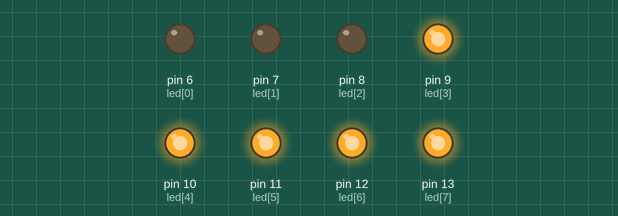
This sketch was run on a simulated Arduino Uno, built with avr-gcc and run on an emulated ATmega328P. On the bench: output pins drawn as LEDs (lit = HIGH).

Above: at 0.5 s.
At 1.5 s:
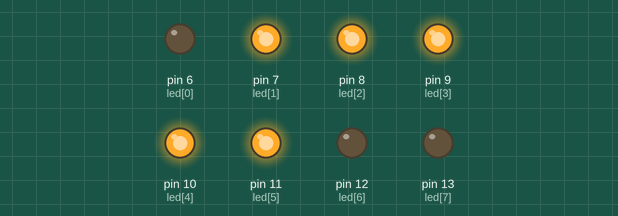
At 2.5 s:
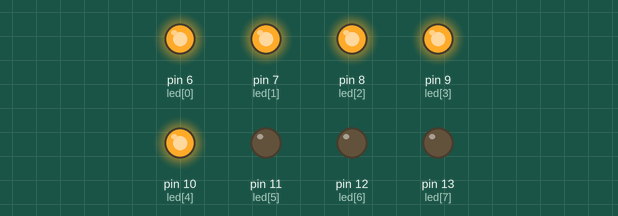
At 3.5 s:
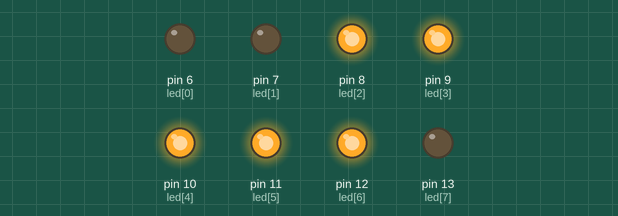
Timing chart, 0 to 5.2 s (numbered marks = the images above):
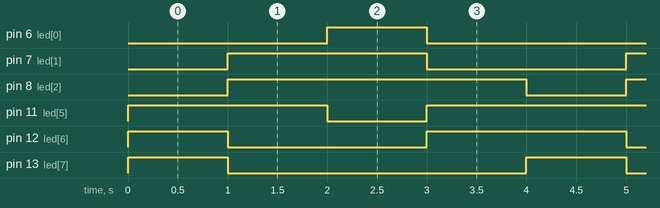

Measured:
- by itself, pin 6 (led[0]), pin 13 (led[7]): alternates HIGH for 1.0 s and LOW for 3.0 s
- by itself, pin 7 (led[1]), pin 12 (led[6]): alternates HIGH for 2.0 s and LOW for 2.0 s
- by itself, pin 8 (led[2]), pin 11 (led[5]): alternates HIGH for 3.0 s and LOW for 1.0 s

The sketch:

glider.ino
```cpp
//A simple program I wrote for my LilyPad. I hooked a LilyPad up with 8 LEDs
//and sowed them onto a shirt. I then used this program to control
//the LEDs in a simple pattern emulating the glider from the game of life,
//moving in place
int led[] = {6, 7, 8, 9, 10, 11, 12, 13};

void setup() {
  for (int i = 0; i < 8; i++)
  {
    pinMode(led[i], OUTPUT);
  }
  digitalWrite(led[6], HIGH);
  digitalWrite(led[5], HIGH);
  digitalWrite(led[4], HIGH);
  digitalWrite(led[3], HIGH);
}

// the loop routine runs over and over again forever:
void loop() {
  digitalWrite(led[7], HIGH);
  digitalWrite(led[2], LOW);
  delay(1000);
  digitalWrite(led[7], LOW);
  digitalWrite(led[6], LOW);
  digitalWrite(led[2], HIGH);
  digitalWrite(led[1], HIGH);
  delay(1000);
  digitalWrite(led[5], LOW);
  digitalWrite(led[0], HIGH);
  delay(1000);
  digitalWrite(led[6], HIGH);
  digitalWrite(led[5], HIGH);
  digitalWrite(led[1], LOW);
  digitalWrite(led[0], LOW);
  delay(1000);
}
```
